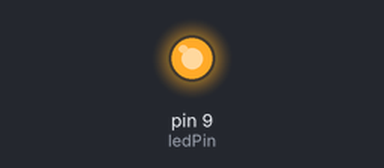
A sketch run on a simulated Arduino Uno, built with avr-gcc and run on an emulated ATmega328P. On the bench: output pins drawn as LEDs (lit = HIGH).

Above: at 0.05 s.
At 0.95 s:
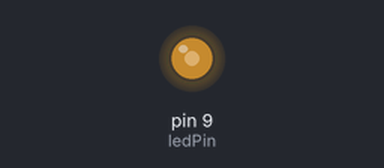
At 1.4 s:
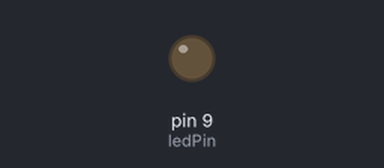
Timing chart, 0 to 3.2 s (numbered marks = the images above):
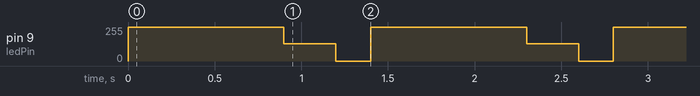

Measured:
- by itself, pin 9 (ledPin): repeats every 1.4 s: 128/255 0.30 s, 0/255 0.20 s, 255/255 0.90 s

The sketch:

PWM_LED_FADING.ino
```cpp
int ledPin=9;
void setup() {
  pinMode(ledPin,OUTPUT);
}

void loop() {
  analogWrite(ledPin,512);
  delay(500);
  analogWrite(ledPin,256);
  delay(400);
  analogWrite(ledPin,128);
  delay(300);
  analogWrite(ledPin,0);
  delay(200);
}
```
